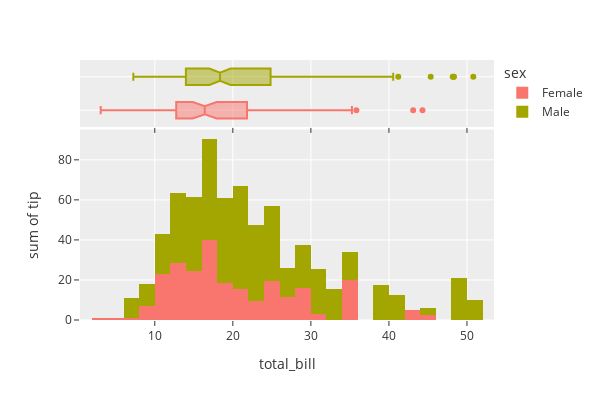

Here is the notebook cell this chart was saved with:
### Code cell
df = px.data.tips()
fig = px.histogram(df, x="total_bill", y="tip", color="sex",
                   marginal="box", # or violin, rug
                   hover_data=df.columns)
fig.show()

### Figure 1 — Plotly figure (JSON) as saved in the notebook; plotly's stock layout.template omitted (floating-point values rounded to 4 significant figures; data arrays with more than 128 entries replaced by an {"elided": "..."} marker saying what was removed)
{"data": [{"alignmentgroup": "True", "bingroup": "x", "histfunc": "sum", "hovertemplate": "sex=Female<br>total_bill=%{x}<br>sum of tip=%{y}<extra></extra>", "legendgroup": "Female", "marker": {"color": "#F8766D", "pattern": {"shape": ""}}, "name": "Female", "offsetgroup": "Female", "orientation": "v", "showlegend": true, "type": "histogram", "x": [16.99, 24.59, 35.26, 14.83, 10.33, 16.97, 20.29, 15.77, 19.65, 15.06, 20.69, 16.93, 10.29, 34.81, 26.41, 16.45, 3.07, 17.07, 26.86, 25.28, 14.73, 10.07, 34.83, 5.75, 16.32, 22.75, 11.35, 15.38, 44.3, 22.42, 20.92, 14.31, 7.25, 25.71, 17.31, 10.65, 12.43, 24.08, 13.42, 12.48, 29.8, 14.52, 11.38, 20.27, 11.17, 12.26, 18.26, 8.51, 10.33, 14.15, 13.16, 17.47, 27.05, 16.43, 8.35, 18.64, 11.87, 29.85, 25, 13.39, 16.21, 17.51, 10.59, 10.63, 9.6, 20.9, 18.15, 19.81, 43.11, 13, 12.74, 13, 16.4, 16.47, 12.76, 13.27, 28.17, 12.9, 30.14, 13.42, 15.98, 16.27, 10.09, 22.12, 35.83, 27.18, 18.78], "xaxis": "x", "y": [1.01, 3.61, 5, 3.02, 1.67, 3.5, 2.75, 2.23, 3, 3, 2.45, 3.07, 2.6, 5.2, 1.5, 2.47, 1, 3, 3.14, 5, 2.2, 1.83, 5.17, 1, 4.3, 3.25, 2.5, 3, 2.5, 3.48, 4.08, 4, 1, 4, 3.5, 1.5, 1.8, 2.92, 1.68, 2.52, 4.2, 2, 2, 2.83, 1.5, 2, 3.25, 1.25, 2, 2, 2.75, 3.5, 5, 2.3, 1.5, 1.36, 1.63, 5.14, 3.75, 2.61, 2, 3, 1.61, 2, 4, 3.5, 3.5, 4.19, 5, 2, 2.01, 2, 2.5, 3.23, 2.23, 2.5, 6.5, 1.1, 3.09, 3.48, 3, 2.5, 2, 2.88, 4.67, 2, 3], "yaxis": "y"}, {"alignmentgroup": "True", "customdata": {"elided": "87x5 mixed values"}, "hovertemplate": "sex=%{customdata[0]}<br>total_bill=%{x}<br>smoker=%{customdata[1]}<br>day=%{customdata[2]}<br>time=%{customdata[3]}<br>size=%{customdata[4]}<extra></extra>", "legendgroup": "Female", "marker": {"color": "#F8766D"}, "name": "Female", "notched": true, "offsetgroup": "Female", "showlegend": false, "type": "box", "x": [16.99, 24.59, 35.26, 14.83, 10.33, 16.97, 20.29, 15.77, 19.65, 15.06, 20.69, 16.93, 10.29, 34.81, 26.41, 16.45, 3.07, 17.07, 26.86, 25.28, 14.73, 10.07, 34.83, 5.75, 16.32, 22.75, 11.35, 15.38, 44.3, 22.42, 20.92, 14.31, 7.25, 25.71, 17.31, 10.65, 12.43, 24.08, 13.42, 12.48, 29.8, 14.52, 11.38, 20.27, 11.17, 12.26, 18.26, 8.51, 10.33, 14.15, 13.16, 17.47, 27.05, 16.43, 8.35, 18.64, 11.87, 29.85, 25, 13.39, 16.21, 17.51, 10.59, 10.63, 9.6, 20.9, 18.15, 19.81, 43.11, 13, 12.74, 13, 16.4, 16.47, 12.76, 13.27, 28.17, 12.9, 30.14, 13.42, 15.98, 16.27, 10.09, 22.12, 35.83, 27.18, 18.78], "xaxis": "x2", "yaxis": "y2"}, {"alignmentgroup": "True", "bingroup": "x", "histfunc": "sum", "hovertemplate": "sex=Male<br>total_bill=%{x}<br>sum of tip=%{y}<extra></extra>", "legendgroup": "Male", "marker": {"color": "#A3A500", "pattern": {"shape": ""}}, "name": "Male", "offsetgroup": "Male", "orientation": "v", "showlegend": true, "type": "histogram", "x": {"elided": "157 float values"}, "xaxis": "x", "y": {"elided": "157 float values"}, "yaxis": "y"}, {"alignmentgroup": "True", "customdata": {"elided": "157x5 mixed values"}, "hovertemplate": "sex=%{customdata[0]}<br>total_bill=%{x}<br>smoker=%{customdata[1]}<br>day=%{customdata[2]}<br>time=%{customdata[3]}<br>size=%{customdata[4]}<extra></extra>", "legendgroup": "Male", "marker": {"color": "#A3A500"}, "name": "Male", "notched": true, "offsetgroup": "Male", "showlegend": false, "type": "box", "x": {"elided": "157 float values"}, "xaxis": "x2", "yaxis": "y2"}], "layout": {"barmode": "relative", "height": 400, "legend": {"title": {"text": "sex"}, "tracegroupgap": 0}, "margin": {"t": 60}, "width": 600, "xaxis": {"anchor": "y", "domain": [0, 1], "title": {"text": "total_bill"}}, "xaxis2": {"anchor": "y2", "domain": [0, 1], "matches": "x", "showticklabels": false}, "yaxis": {"anchor": "x", "domain": [0, 0.7326], "title": {"text": "sum of tip"}}, "yaxis2": {"anchor": "x2", "domain": [0.7426, 1], "matches": "y2", "showline": false, "showticklabels": false, "ticks": ""}}}
